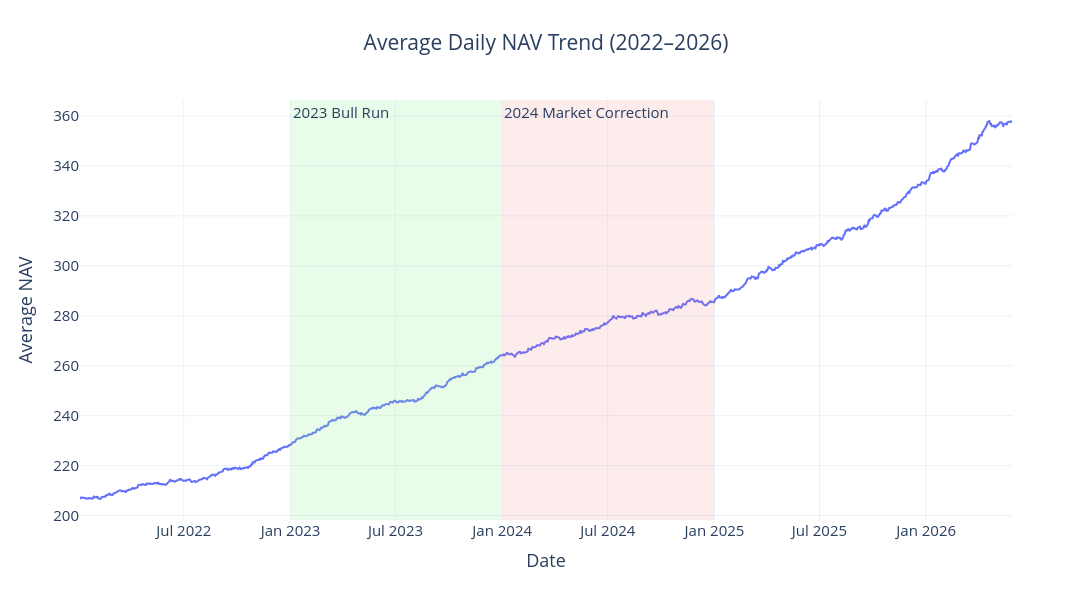

Here is the notebook cell this chart was saved with:
### Code cell
fig = px.line(
    daily_nav,
    x="date",
    y="nav",
    title="Average Daily NAV Trend (2022–2026)"
)

# Highlight 2023 Bull Run
fig.add_vrect(
    x0="2023-01-01",
    x1="2023-12-31",
    fillcolor="lightgreen",
    opacity=0.20,
    line_width=0,
    annotation_text="2023 Bull Run",
    annotation_position="top left"
)

fig.add_vrect(
    x0="2024-01-01",
    x1="2024-12-31",
    fillcolor="lightcoral",
    opacity=0.15,
    line_width=0,
    annotation_text="2024 Market Correction",
    annotation_position="top left"
)

fig.update_layout(
    template="plotly_white",
    title_x=0.5,
    width=1200,
    height=600,
    font=dict(size=15),
    xaxis_title="Date",
    yaxis_title="Average NAV"
)

fig.show()

### Figure 1 — Plotly figure (JSON) as saved in the notebook; plotly's stock layout.template omitted (floating-point values rounded to 4 significant figures; data arrays with more than 128 entries replaced by an {"elided": "..."} marker saying what was removed)
{"data": [{"hovertemplate": "date=%{x}<br>nav=%{y}<extra></extra>", "legendgroup": "", "line": {"color": "#636efa", "dash": "solid"}, "marker": {"symbol": "circle"}, "mode": "lines", "name": "", "showlegend": false, "type": "scattergl", "x": {"elided": "1150 str values"}, "xaxis": "x", "y": {"elided": "1150 float values"}, "yaxis": "y"}], "layout": {"annotations": [{"showarrow": false, "text": "2023 Bull Run", "x": "2023-01-01", "xanchor": "left", "xref": "x", "y": 1, "yanchor": "top", "yref": "y domain"}, {"showarrow": false, "text": "2024 Market Correction", "x": "2024-01-01", "xanchor": "left", "xref": "x", "y": 1, "yanchor": "top", "yref": "y domain"}], "font": {"size": 15}, "height": 600, "legend": {"tracegroupgap": 0}, "shapes": [{"fillcolor": "lightgreen", "line": {"width": 0}, "opacity": 0.2, "type": "rect", "x0": "2023-01-01", "x1": "2023-12-31", "xref": "x", "y0": 0, "y1": 1, "yref": "y domain"}, {"fillcolor": "lightcoral", "line": {"width": 0}, "opacity": 0.15, "type": "rect", "x0": "2024-01-01", "x1": "2024-12-31", "xref": "x", "y0": 0, "y1": 1, "yref": "y domain"}], "title": {"text": "Average Daily NAV Trend (2022–2026)", "x": 0.5}, "width": 1200, "xaxis": {"anchor": "y", "domain": [0, 1], "title": {"text": "Date"}}, "yaxis": {"anchor": "x", "domain": [0, 1], "title": {"text": "Average NAV"}}}}
